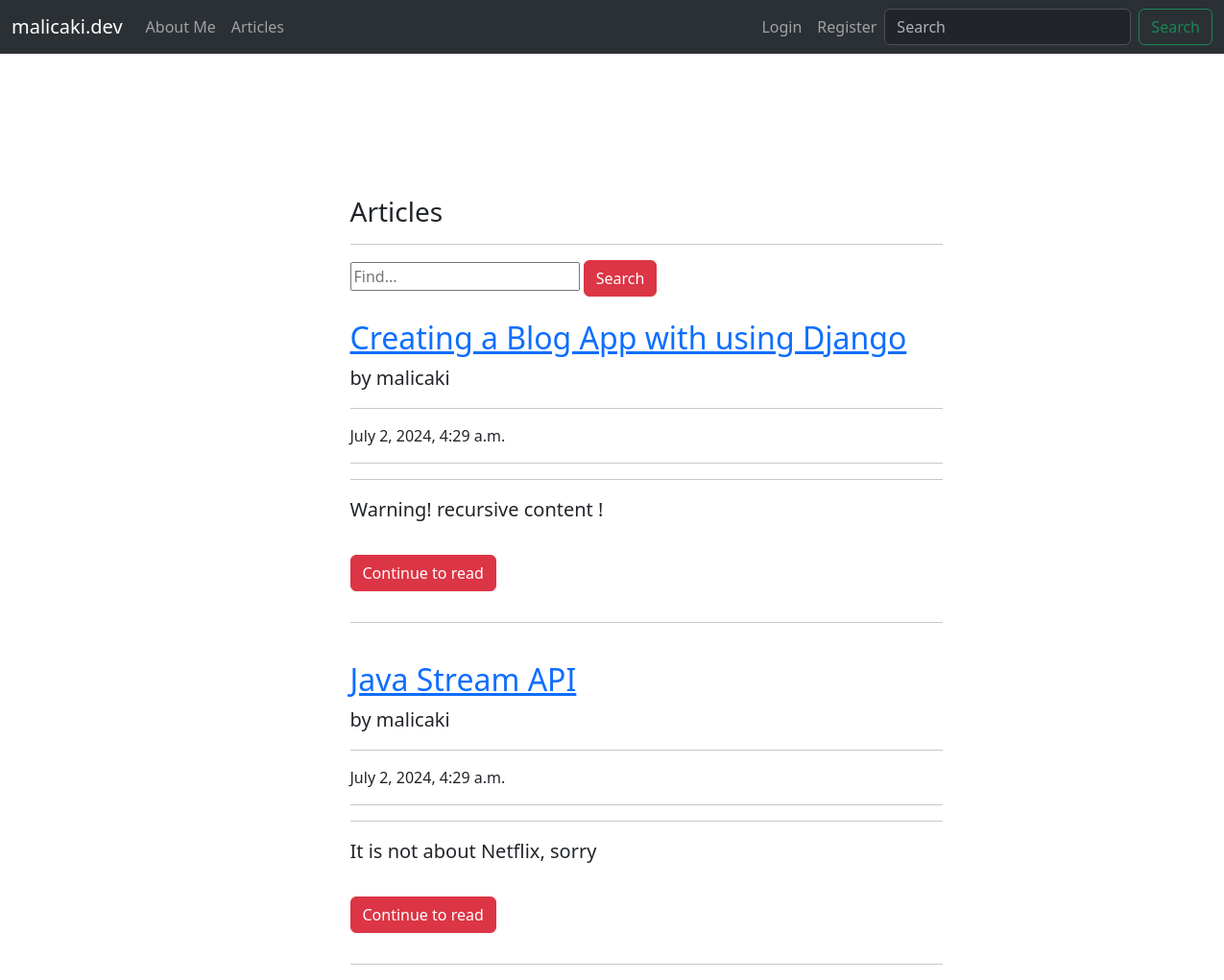
Screenshot of /articles/articles/ with the database file from the repository.
### article/models.py (models this page shows, shortened)
class Article(models.Model):
    author = models.ForeignKey("auth.user", on_delete=models.CASCADE,verbose_name="Author")
    title = models.CharField(max_length=50, verbose_name="Title")
    content = models.TextField(verbose_name="Content")
    created_date = models.DateTimeField(auto_now_add=True, verbose_name="Tarih")

### article/views.py (the view)
# urls.py: path('articles/',views.articles,name = "articles"),
def articles(request):
    keyword = request.GET.get("keyword")
    if keyword:
        articles = Article.objects.filter(title__contains = keyword)
        return render(request,"articles.html",{"articles":articles})
    articles = Article.objects.all()
    return render(request,"articles.html",{"articles":articles})

### templates/articles.html (shortened to what this page needs)
{% extends "layout.html" %}
{% block body %}
<div class ="row">
        <div class="col-md-10 offset-md-3">
            <div class="col-lg-8">
                <h3>Articles</h3>
                <hr>
                </div>
        </div>
</div>
<div class ="row">
    <div class="col-md-10 offset-md-3">
        <div class="col-lg-8">
            <form>
                <input type="text" name = "keyword" class="input-sm" maxlength="64" placeholder="Find...">
              <button type="submit" class="btn btn-danger">Search</button>
            </form>
      </div>
    </div>
</div>
{% if articles %}
{% for article in articles %}
<div class="row">
    <div class="col-md-10 offset-md-3">
    <div class="col-lg-8">
      <a href="article/detail/{{article.id}}"><h2 class="mt-4">{{article.title}}</h2></a>
      <p class="lead">
       by {{article.author.username}}
      </p>
      <hr>
      <p>{{article.created_date}}</p>
      <hr>
      <hr>
      <p class="lead">
          {{article.content|safe|truncatewords:50}}
      </p>
      <a href="article/detail/{{article.id}}" class ="btn btn-danger my-3">Continue to read</a>
      <hr>
        </div>
      </div>
      </div>
{% endfor %}
{% endif %}
{% endblock body %}

### templates/layout.html (shortened to what this page needs)
<!DOCTYPE html>
<html lang="en">
<head>
    <link href="https://cdn.jsdelivr.net/npm/bootstrap@5.3.3/dist/css/bootstrap.min.css" rel="stylesheet">
</head>
<body>
    {% include "includes/navbar.html" %}
    <div style= "margin-top: 100px;" class = "container">
    <br>
    <br>
        {% block body %}
        {% endblock body %}
    </div>
</body>
</html>

### templates/includes/navbar.html (shortened to what this page needs)
<nav class="navbar navbar-expand-lg bg-body-tertiary" data-bs-theme="dark">
    <div class="container-fluid">
        <a class="navbar-brand" href="{% url 'index'  %}">malicaki.dev</a>
      <div class="collapse navbar-collapse" id="navbarSupportedContent">
        <ul class="navbar-nav me-auto mb-2 mb-lg-0">
            <li class="nav-item active">
                <a class="nav-link" href="{% url 'about'  %}">About Me</a>
              </li>
              <li class="nav-item active">
                  <a class="nav-link" href="{% url 'article:articles'  %}">Articles</a>
              </li>
        </ul>
        <ul class="navbar-nav ml-auto">
            {% if request.user.is_authenticated %}
            <li class="nav-item active">
              <a class="nav-link" href="{% url 'article:dashboard'  %}">Dashboard</a>
            </li>
            <li class="nav-item active">
              <a class="nav-link" href="{% url 'user:logout'  %}">Log Out</a>
            </li>
            {% else %}
            <li class="nav-item active">
              <a class="nav-link" href="{% url 'user:login'  %}">Login</a>
            </li>
            {% endif %}
            <li class="nav-item active">
              <a class="nav-link" href="{% url 'user:register'  %}">Register</a>
            </li>
            </ul>
        <form class="d-flex" role="search">
          <input class="form-control me-2" type="search" placeholder="Search" aria-label="Search">
          <button class="btn btn-outline-success" type="submit">Search</button>
        </form>
      </div>
    </div>
  </nav>

### rows the page displays
Article: title "Creating a Blog App with using Django", author.username "malicaki", created_date "July 2, 2024, 4:29 a.m.", content "Warning! recursive content !"
Article: title "Java Stream API", author.username "malicaki", created_date "July 2, 2024, 4:29 a.m.", content "It is not about Netflix, sorry"
